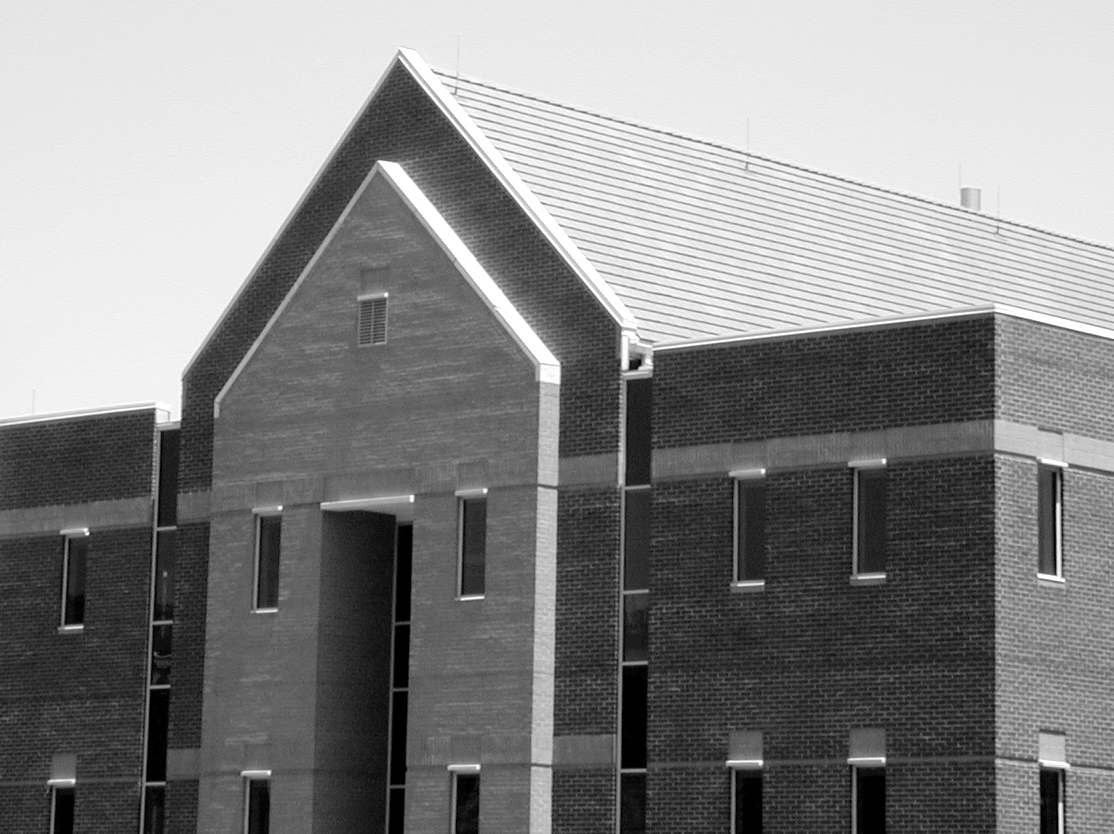
#> input picture original_image/Fig1016(a)(building_original).tif, 1114 x 834 px
$ python 'canny边缘检测.py'
#> lines starting #> are read from the running program, lines starting #| are printed output that depends on the picture; after the words box and inside, x2 and y2 are one past the last pixel; in counts of white or black regions, pixels touching at a corner belong together
#> in process_comparison, pil_img is the input picture: PIL image 1114x834 L; min 0, max 255, mean 133.3
import numpy as np
import matplotlib.pyplot as plt
import os
from scipy import ndimage
from PIL import Image


# ==========================================
# 1. 通用辅助函数 (高斯核, Sobel等)
# ==========================================

def gaussian_kernel(size, sigma=1):
    """ 生成高斯核 (用于手搓 Canny) """
    size = int(size) // 2
    x, y = np.mgrid[-size:size + 1, -size:size + 1]
    normal = 1 / (2.0 * np.pi * sigma ** 2)
    g = np.exp(-((x ** 2 + y ** 2) / (2.0 * sigma ** 2))) * normal
    return g


def apply_average_filter(img_arr, kernel_size=5):
    """ 均值滤波 (用于方法 b) """
#> called with kernel_size = 5
    img_float = img_arr.astype(float)
    return ndimage.uniform_filter(img_float, size=kernel_size)


# ==========================================
# 2. 方法 (b) 实现: 平滑 + Sobel + 阈值
# ==========================================
def get_image_b(img):
    # 1. 平滑 (5x5 均值)
    img_smoothed = apply_average_filter(img, kernel_size=5)

    # 2. Sobel 梯度
    img_float = img_smoothed.astype(float) / 255.0
    kx = np.array([[-1, 0, 1], [-2, 0, 2], [-1, 0, 1]], dtype=float)
    ky = np.array([[-1, -2, -1], [0, 0, 0], [1, 2, 1]], dtype=float)

    gx = ndimage.convolve(img_float, kx)
    gy = ndimage.convolve(img_float, ky)
    magnitude = np.abs(gx) + np.abs(gy)
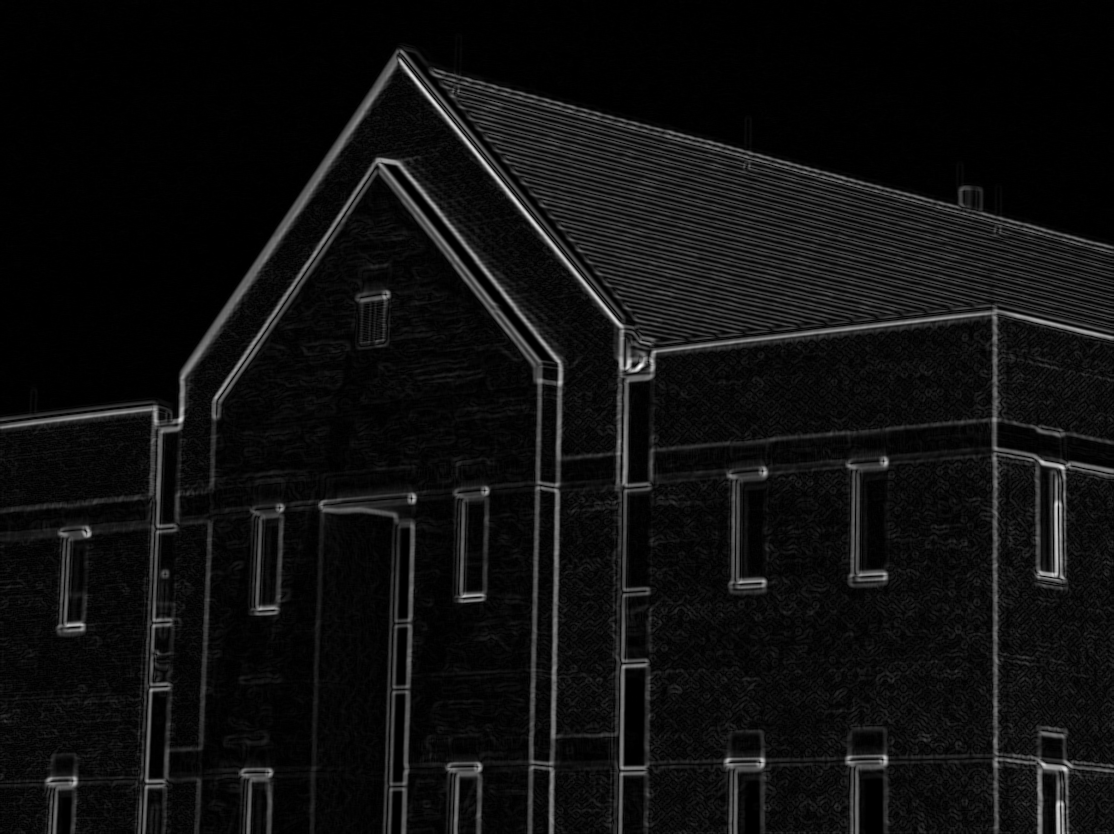
#> magnitude: shape (834, 1114) float64; min 0, max 1.82, mean 0.114; drawn with min black and max white

    # 3. 阈值处理 (33% of Max)
    max_val = np.max(magnitude)
#> max_val = 1.82
    threshold = 0.33 * max_val
#> threshold = 0.602
    edges = (magnitude >= threshold).astype(np.uint8) * 255
#> edges: shape (834, 1114); 2.8% white; 424 white regions (308 under 20 px), largest, box (x1, y1, x2, y2) and area: (212, 158, 563, 461) 3447, (156, 55, 397, 528) 3226, (622, 309, 1114, 487) 2340
    return edges


# ==========================================
# 3. 方法 (c) 实现: Marr-Hildreth (LoG)
# ==========================================
def get_image_c(img):
    img_float = img.astype(float)
    # 1. LoG (sigma=4, n=25)
    # truncate=3.0 -> radius=12 -> size=25
    log_resp = ndimage.gaussian_laplace(img_float, sigma=4, truncate=3.0)
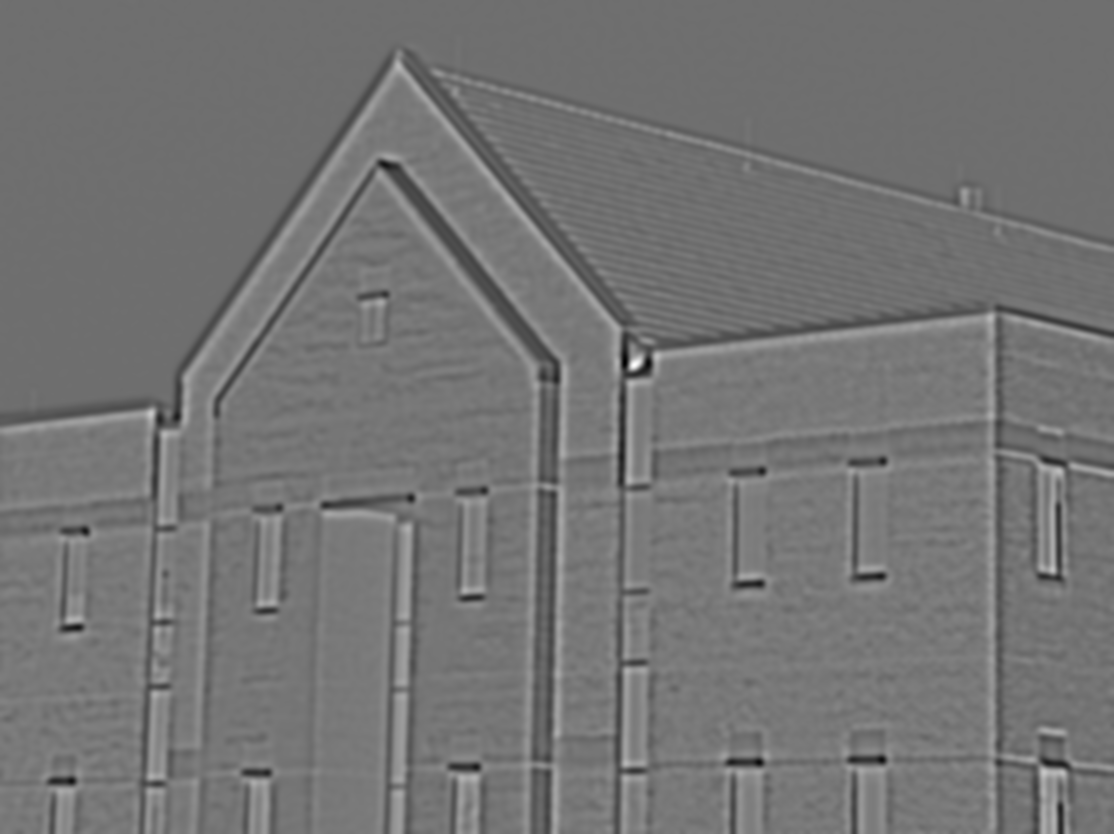
#> log_resp: shape (834, 1114) float64; min -5.45, max 5.81, mean -0.31; drawn with min black and max white

    # 2. 过零点检测 (阈值 = 4% Max)
    max_log = np.max(np.abs(log_resp))
#> max_log = 5.81
    threshold = 0.04 * max_log
#> threshold = 0.233

    edges = np.zeros_like(img, dtype=np.uint8)

    # 水平检查
    curr_h = log_resp[:, :-1]
    right_h = log_resp[:, 1:]
    sign_diff_h = (curr_h * right_h) < 0
#> sign_diff_h: shape (834, 1113) bool; 3.2% white in thin lines or dots
    mag_check_h = np.abs(curr_h - right_h) > threshold
#> mag_check_h: shape (834, 1113) bool; 6.6% white; 377 white regions (144 under 20 px), largest, box (x1, y1, x2, y2) and area: (398, 50, 635, 834) 5542, (396, 162, 564, 834) 4273, (209, 158, 537, 488) 3360
    edges[:, :-1][sign_diff_h & mag_check_h] = 255

    # 垂直检查
    curr_v = log_resp[:-1, :]
    down_v = log_resp[1:, :]
    sign_diff_v = (curr_v * down_v) < 0
#> sign_diff_v: shape (833, 1114) bool; 3.4% white in thin lines or dots
    mag_check_v = np.abs(curr_v - down_v) > threshold
#> mag_check_v: shape (833, 1114) bool; 4.2% white; 323 white regions (111 under 20 px), largest, box (x1, y1, x2, y2) and area: (651, 309, 1114, 355) 2879, (433, 67, 960, 208) 2036, (376, 156, 561, 362) 1983
#> in process_comparison, `img_c = get_image_c(img)`: img_c: shape (834, 1114); 1.5% white in thin lines or dots
    edges[:-1, :][sign_diff_v & mag_check_v] = 255

    return edges


# ==========================================
# 4. 方法 (d) 实现: 手搓 Canny 算法
# ==========================================
def sobel_filters_manual(img):
    Kx = np.array([[-1, 0, 1], [-2, 0, 2], [-1, 0, 1]], dtype=float)
    Ky = np.array([[-1, -2, -1], [0, 0, 0], [1, 2, 1]], dtype=float)

    Ix = ndimage.convolve(img, Kx)
    Iy = ndimage.convolve(img, Ky)

    G = np.hypot(Ix, Iy)
    G = G / G.max() * 255
    theta = np.arctan2(Iy, Ix)
    return G, theta


def non_max_suppression_manual(img, D):
    M, N = img.shape
#> M = 834; N = 1114
    Z = np.zeros((M, N), dtype=np.float32)
    angle = D * 180. / np.pi
    angle[angle < 0] += 180

    for i in range(1, M - 1):
        for j in range(1, N - 1):
            try:
                q = 255
                r = 255
                # 0度
                if (0 <= angle[i, j] < 22.5) or (157.5 <= angle[i, j] <= 180):
                    q = img[i, j + 1]
                    r = img[i, j - 1]
                # 45度
                elif (22.5 <= angle[i, j] < 67.5):
                    q = img[i + 1, j - 1]
                    r = img[i - 1, j + 1]
                # 90度
                elif (67.5 <= angle[i, j] < 112.5):
                    q = img[i + 1, j]
                    r = img[i - 1, j]
                # 135度
                elif (112.5 <= angle[i, j] < 157.5):
                    q = img[i - 1, j - 1]
                    r = img[i + 1, j + 1]

                if (img[i, j] >= q) and (img[i, j] >= r):
                    Z[i, j] = img[i, j]
                else:
                    Z[i, j] = 0
            except IndexError:
                pass
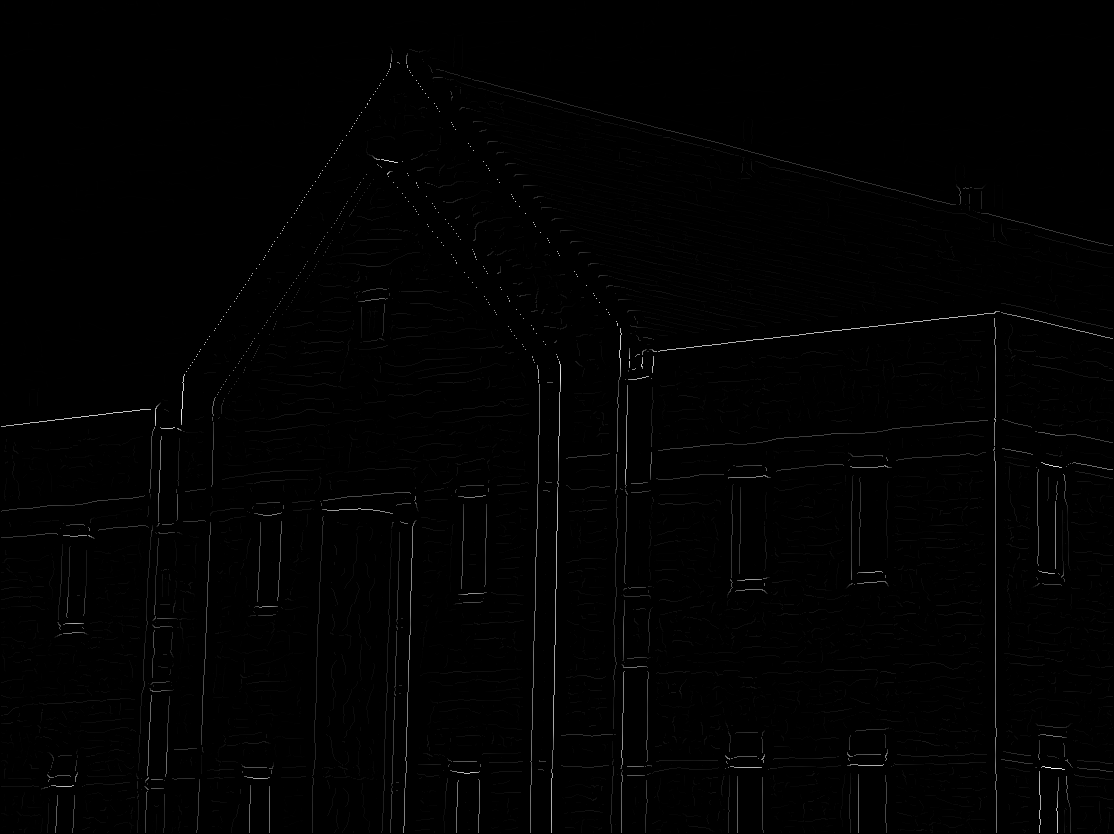
#> Z: shape (834, 1114) float32; min 0, max 255, mean 1.6
    return Z


def hysteresis_manual(img, weak, strong=255):
    M, N = img.shape
    strong_rows, strong_cols = np.where(img == strong)
    # 使用栈进行非递归 DFS
    stack = list(zip(strong_rows, strong_cols))

    while stack:
        i, j = stack.pop()
        for di in [-1, 0, 1]:
            for dj in [-1, 0, 1]:
                if di == 0 and dj == 0: continue
                ni, nj = i + di, j + dj
                if 0 <= ni < M and 0 <= nj < N:
                    if img[ni, nj] == weak:
                        img[ni, nj] = strong
                        stack.append((ni, nj))

    # 清理未连接的弱边缘
    for i in range(M):
        for j in range(N):
            if img[i, j] == weak:
                img[i, j] = 0
    return img


def get_image_d_manual_canny(img):
    img_float = img.astype(float)

    # 1. 高斯平滑 (Sigma=4, Size=25)
    # 手动生成核并卷积
    kernel = gaussian_kernel(size=25, sigma=4)
    img_smoothed = ndimage.convolve(img_float, kernel)

    # 2. 计算梯度
    grad_mag, grad_dir = sobel_filters_manual(img_smoothed)

    # 3. 非极大值抑制
    img_nms = non_max_suppression_manual(grad_mag, grad_dir)

    # 4. 双阈值 (TL=0.04*Max, TH=0.10*Max)
    # 直接计算绝对值，避免之前的 ZeroDivisionError
    max_val = img_nms.max()
#> max_val = 255
    lowThreshold = max_val * 0.04
#> lowThreshold = 10.2
    highThreshold = max_val * 0.10
#> highThreshold = 25.5

    res = np.zeros_like(img_nms, dtype=np.int32)
    weak_val = np.int32(50)
    strong_val = np.int32(255)

    strong_i, strong_j = np.where(img_nms >= highThreshold)
#> strong_i = 13617 values from 50 to 832; strong_j = 13617 values, max 1112 at index 1218, min 1 at index 3232, mean 563.7
    weak_i, weak_j = np.where((img_nms <= highThreshold) & (img_nms >= lowThreshold))
#> weak_i = 11805 values from 48 to 832; weak_j = 11805 values, max 1112 at index 1227, min 1 at index 6230, mean 583.4

    res[strong_i, strong_j] = strong_val
    res[weak_i, weak_j] = weak_val

    # 5. 滞后边界跟踪
    img_final = hysteresis_manual(res, weak_val, strong_val)

    return img_final


# ==========================================
# 主程序
# ==========================================
def process_comparison(image_path, output_dir):
    if not os.path.exists(image_path):
        print(f"Error: {image_path} not found.")
        return

    # Load Image
    pil_img = Image.open(image_path).convert('L')
    img = np.array(pil_img)

    # Generate all 4 images
    print("Generating Image (b)...")
    img_b = get_image_b(img)

    print("Generating Image (c)...")
    img_c = get_image_c(img)

    print("Generating Image (d) using Manual Canny...")
    img_d = get_image_d_manual_canny(img)
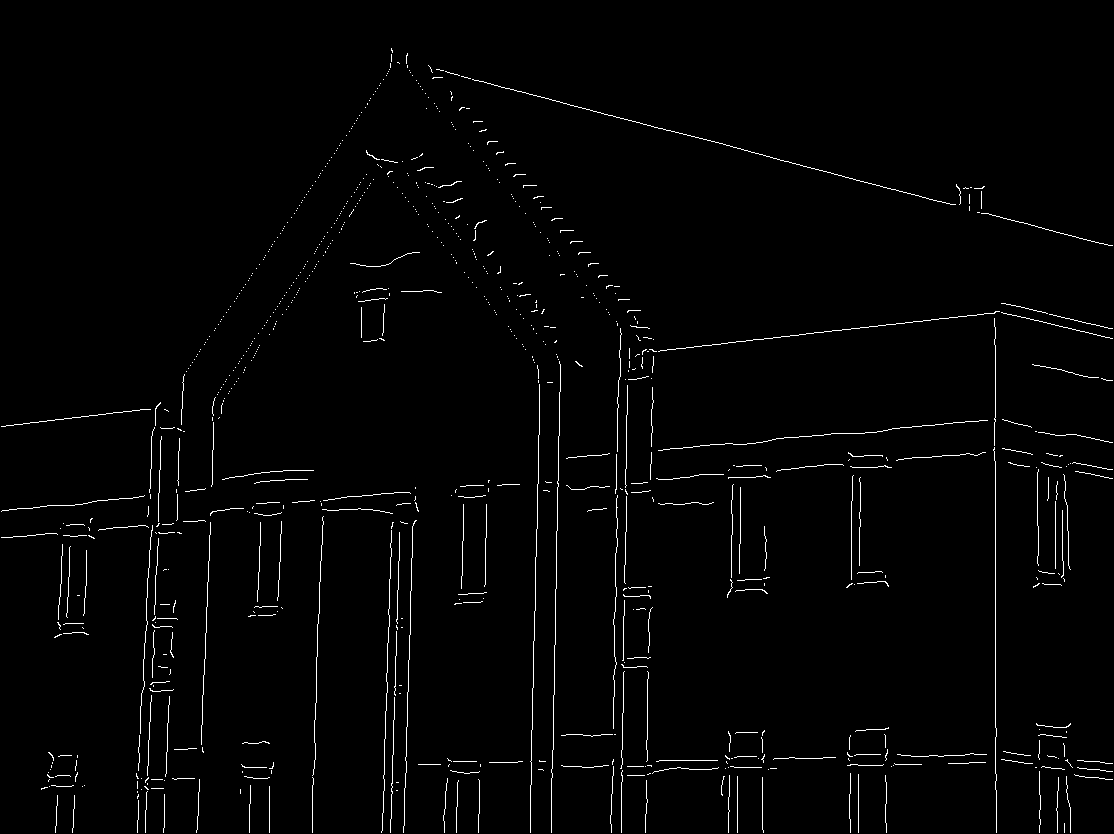
#> img_d: shape (834, 1114) int32; 1.6% white in thin lines or dots

    # Visualization
    plt.rcParams['font.family'] = 'sans-serif'  # Standard font

    fig, axes = plt.subplots(2, 2, figsize=(12, 10))

    # (a)
    axes[0, 0].imshow(img, cmap='gray')
    axes[0, 0].set_title('(a) Original Image')
    axes[0, 0].axis('off')

    # (b)
    axes[0, 1].imshow(img_b, cmap='gray')
    axes[0, 1].set_title('(b) Thresholded Gradient (Smoothed)')
    axes[0, 1].axis('off')

    # (c)
    axes[1, 0].imshow(img_c, cmap='gray')
    axes[1, 0].set_title('(c) Marr-Hildreth (LoG)')
    axes[1, 0].axis('off')

    # (d)
    axes[1, 1].imshow(img_d, cmap='gray')
    axes[1, 1].set_title('(d) Canny Algorithm (Manual)')
    axes[1, 1].axis('off')

    plt.tight_layout()
    save_path = os.path.join(output_dir, "Fig1025_Full_Comparison_Manual.png")
    plt.savefig(save_path, bbox_inches='tight')
    plt.close()

    print(f"Done. Result saved to {save_path}")


if __name__ == "__main__":
    input_dir = "original_image"
    output_dir = "output_image"
    os.makedirs(output_dir, exist_ok=True)

    filename = "Fig1016(a)(building_original).tif"
    path = os.path.join(input_dir, filename)

    process_comparison(path, output_dir)
